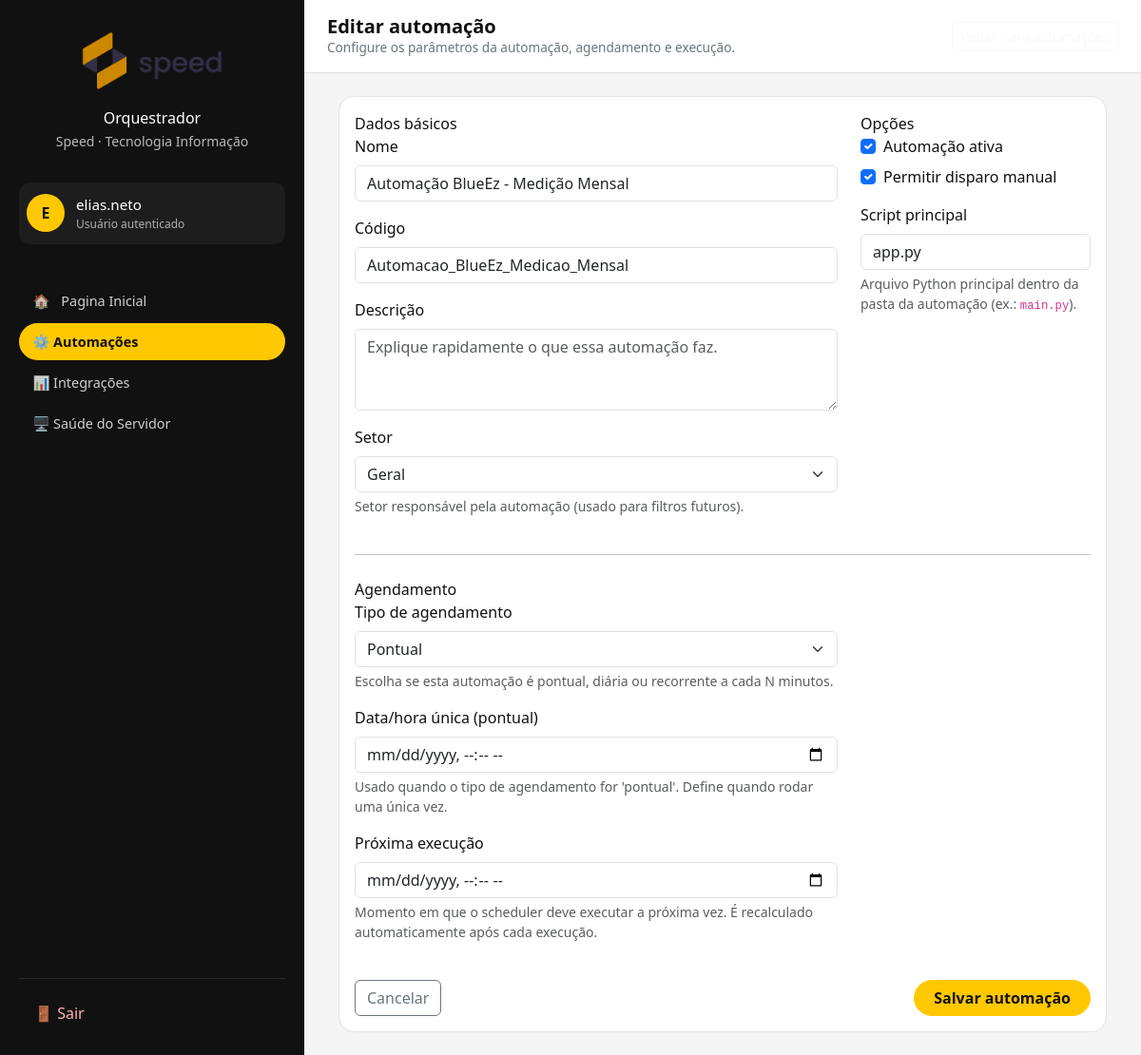
Page /automation/jobs/11/edit/ (signed in) on the committed database.
### automation/models.py (models this page shows, shortened)
class AutomationJob(models.Model):
    class ScheduleType(models.TextChoices):
        ONCE        = "once",        "Pontual"
        DAILY       = "daily",       "Diário"
        MULTI_DAILY = "multi_daily", "Diário – vários horários"
        INTERVAL    = "interval",    "A cada N minutos"
    class Sector(models.TextChoices):
        GERAL = "geral", "Geral"
        FINANCEIRO = "financeiro", "Financeiro"
        COMERCIAL = "comercial", "Comercial"
        TI = "ti", "TI"
    name = models.CharField("Nome da automação", max_length=200)
    description = models.TextField(
        "Descrição",
        blank=True,
        help_text="Explicação rápida do que essa automação faz (aparece só na interface).",
    )
    code = models.SlugField(
        "Código interno",
        max_length=100,
        unique=True,
        help_text="Identificador curto, sem espaços. Ex: robo_ixc_login_cliente",
    )
    sector = models.CharField(
       "Setor",
        max_length=50,
        choices=Sector.choices,
        default=Sector.GERAL,
        help_text="Setor responsável pela automação (usado para filtros futuros).",
    )
    external_main_script = models.CharField(
        "Arquivo principal (Python)",
        max_length=200,
        default="main.py",
        help_text="Ex: main.py, app.py – arquivo dentro da pasta da automação.",
    )
    is_active = models.BooleanField("Ativa", default=True)
    allow_manual = models.BooleanField("Permite disparo manual", default=True)
    schedule_type = models.CharField(
        "Tipo de agendamento",
        max_length=20,
        choices=ScheduleType.choices,
        default=ScheduleType.ONCE,
    )
    one_off_run_at = models.DateTimeField(
        "Data/hora (pontual)",
        null=True,
        blank=True,
    )
    daily_time = models.TimeField(
        "Horário diário",
        null=True,
        blank=True,
    )
    multi_daily_times = models.CharField(
        "Horários diários (lista)",
        max_length=200,
        blank=True,
        help_text="Horários HH:MM separados por vírgula. Ex.: 08:00, 13:00, 18:00",
    )
    interval_minutes = models.PositiveIntegerField(
        "Intervalo (minutos)",
        null=True,
        blank=True,
        help_text="Usado quando o agendamento for 'a cada N minutos'.",
    )
    next_run_at = models.DateTimeField(
        "Próxima execução",
        null=True,
        blank=True,
    )
    created_at = models.DateTimeField("Criado em", auto_now_add=True)
    updated_at = models.DateTimeField("Atualizado em", auto_now=True)
    class Meta:
        ordering = ["name"]
        verbose_name = "Automação"
        verbose_name_plural = "Automações"

### automation/views.py (the view, shortened to what this page needs)
# urls.py: path("jobs/<int:pk>/edit/", AutomationJobUpdateView.as_view(), name="job_update"),
class AutomationJobUpdateView(LoginRequiredMixin, UpdateView):
    model = AutomationJob
    form_class = AutomationJobForm
    template_name = "automation/job_form.html"
    success_url = reverse_lazy("automation:job_list")

### automation/templates/automation/job_form.html (shortened to what this page needs)
{% extends "base.html" %}
{% block header_title %}
  {% if object %}
    Editar automação
  {% else %}
    Nova automação
  {% endif %}
{% endblock %}
{% block header_subtitle %}
  Configure os parâmetros da automação, agendamento e execução.
{% endblock %}
{% block header_actions %}
  <a href="{% url 'automation:job_list' %}" class="btn btn-outline-light btn-sm">
  </a>
{% endblock %}
{% block content %}
<div class="container-fluid">
  <div class="card module-card">
    <div class="card-body">
      <form method="post" novalidate>
        <div class="row">
          <div class="col-md-8">
            <div class="form-section-title">Dados básicos</div>
            <div class="mb-3">
              <label class="form-label" for="{{ form.name.id_for_label }}">Nome</label>
              {{ form.name }}
            </div>
            <div class="mb-3">
              <label class="form-label" for="{{ form.code.id_for_label }}">Código</label>
              {{ form.code }}
            </div>
            <div class="mb-3">
              <label class="form-label" for="{{ form.description.id_for_label }}">Descrição</label>
              {{ form.description }}
            </div>
            {% if form.sector %}
              <div class="mb-3">
                <label class="form-label" for="{{ form.sector.id_for_label }}">Setor</label>
                {{ form.sector }}
                {% if form.sector.help_text %}
                  <div class="form-text">{{ form.sector.help_text }}</div>
                {% endif %}
              </div>
            {% endif %}
          </div>
          <div class="col-md-4">
            <div class="form-section-title">Opções</div>
            <div class="form-check mb-2">
              {{ form.is_active }}
              <label class="form-check-label" for="{{ form.is_active.id_for_label }}">
                Automação ativa
              </label>
            </div>
            <div class="form-check mb-3">
              {{ form.allow_manual }}
              <label class="form-check-label" for="{{ form.allow_manual.id_for_label }}">
                Permitir disparo manual
              </label>
            </div>
            {% if form.external_main_script %}
              <div class="mb-3">
                <label class="form-label" for="{{ form.external_main_script.id_for_label }}">
                  Script principal
                </label>
                {{ form.external_main_script }}
                <div class="form-text">
                  Arquivo Python principal dentro da pasta da automação (ex.: <code>main.py</code>).
                </div>
              </div>
            {% endif %}
          </div>
        </div>
        <hr class="my-4">
        <div class="row">
          <div class="col-md-8">
            <div class="form-section-title">Agendamento</div>
            <div class="mb-3">
              <label class="form-label" for="{{ form.schedule_type.id_for_label }}">
                Tipo de agendamento
              </label>
              {{ form.schedule_type }}
              {% if form.schedule_type.help_text %}
                <div class="form-text">{{ form.schedule_type.help_text }}</div>
              {% endif %}
            </div>
            {% if form.one_off_run_at %}
              <div class="mb-3" id="field_one_off_run_at">
                <label class="form-label" for="{{ form.one_off_run_at.id_for_label }}">
                  Data/hora única (pontual)
                </label>
                {{ form.one_off_run_at }}
                {% if form.one_off_run_at.help_text %}
                  <div class="form-text">{{ form.one_off_run_at.help_text }}</div>
                {% endif %}
              </div>
            {% endif %}
            <div class="mb-3">
              <label class="form-label" for="{{ form.next_run_at.id_for_label }}">
                Próxima execução
              </label>
              {{ form.next_run_at }}
              {% if form.next_run_at.help_text %}
                <div class="form-text">{{ form.next_run_at.help_text }}</div>
              {% endif %}
            </div>
          </div>
        </div>
        <div class="mt-4 d-flex justify-content-between">
          <a href="{% url 'automation:job_list' %}" class="btn btn-outline-secondary">
            Cancelar
          </a>
          <button type="submit" class="btn btn-accent">
            Salvar automação
          </button>
        </div>
      </form>
    </div>
  </div>
</div>
{% endblock %}

### templates/base.html (shortened to what this page needs)
{% load static %}
<!DOCTYPE html>
<html lang="pt-br">
<head>
    <link
        href="https://cdn.jsdelivr.net/npm/bootstrap@5.3.3/dist/css/bootstrap.min.css"
        rel="stylesheet"
    />
</head>
<body>
<div class="app-wrapper">
    <aside class="sidebar">
        <div class="sidebar-brand">
            <div class="sidebar-logo">
                <img src="{% static 'img/Speed_v02-02.png' %}" alt="Orquestrador" style="max-width: 100%; max-height: 100%;">
            </div>
            <div>
                <a class="nav-link active" href="{% url 'core:home' %}">
                <p class="sidebar-brand-title mb-0">Orquestrador</p>
                <small style="opacity: 0.7;">Speed · Tecnologia Informação</small>
                </a>
            </div>
        </div>
        <div class="sidebar-user">
            <div class="sidebar-avatar">
                {% if request.user.is_authenticated %}
                    {{ request.user.username|first|upper }}
                {% else %}
                    ?
                {% endif %}
            </div>
            <div>
                <p class="sidebar-user-name">
                    {% if request.user.is_authenticated %}
                        {{ request.user.get_full_name|default:request.user.username }}
                    {% else %}
                        Visitante
                    {% endif %}
                </p>
                <p class="sidebar-user-role mb-0">
                    {% if request.user.is_authenticated %}
                        Usuário autenticado
                    {% else %}
                        Não autenticado
                    {% endif %}
                </p>
            </div>
        </div>
        <nav class="sidebar-nav">
            {% with url_name=request.resolver_match.url_name app_name=request.resolver_match.app_name %}
            <ul class="nav flex-column">
                <li class="nav-item">
                    <a
                        class="nav-link {% if app_name == 'core' and url_name == 'home' %}active{% endif %}"
                        href="{% url 'core:home' %}"
                    >
                        <span class="me-1">🏠</span>
                        Pagina Inicial
                    </a>
                </li>
                <li class="nav-item">
                    <a
                        class="nav-link {% if app_name == 'automation' %}active{% endif %}"
                        href="{% url 'automation:job_list' %}"
                    >
                        ⚙️ Automações
                    </a>
                </li>
                <li class="nav-item">
                    <a
                        class="nav-link {% if app_name == 'integrations' %}active{% endif %}"
                        href="#"
                    >
                        📊 Integrações
                    </a>
                </li>
                <li class="nav-item">
                    <a
                        class="nav-link {% if app_name == 'monitorServer' and url_name == 'system_health' %}active{% endif %}"
                        href="{% url 'monitorServer:system_health' %}"
                    >
                        🖥️ Saúde do Servidor
                    </a>
                </li>
            </ul>
            {% endwith %}
        </nav>
        <div class="sidebar-footer">
            <ul class="nav flex-column">
                {% if request.user.is_authenticated %}
                    <li class="nav-item">
                        <a class="nav-link" href="{% url 'accounts:logout' %}">
                            🚪 Sair
                        </a>
                    </li>
                {% else %}
                    <li class="nav-item">
                        <a class="nav-link" href="{% url 'accounts:login' %}">
                            🔐 Entrar
                        </a>
                    </li>
                {% endif %}
            </ul>
        </div>
    </aside>
    <div class="main-content">
        <header class="main-header">
            <div>
                <h1 class="main-header-title">
                    {% block header_title %}Dashboard{% endblock %}
                </h1>
                <p class="main-header-subtitle">
                    {% block header_subtitle %}Visão geral dos módulos do Orquestrador.{% endblock %}
                </p>
            </div>
            <div>
                {% block header_actions %}{% endblock %}
            </div>
        </header>
        <main class="content-wrapper">
            {% block content %}{% endblock %}
        </main>
    </div>
</div>
</body>
</html>

### templates/base.html (style rules this page uses)
:root { --color-bg: #f5f5f5; --color-sidebar-bg: #111111; --color-accent: #ffc800; --color-accent-soft: #ffec99; --color-text: #111111; --color-muted: #6c757d; }
body { margin: 0; font-family: system-ui, -apple-system, BlinkMacSystemFont, "Segoe UI", sans-serif; background-color: var(--color-bg); color: var(--color-text); }
.app-wrapper { min-height: 100vh; display: flex; }
.sidebar { flex: 0 0 320px; background: var(--color-sidebar-bg); color: #ffffff; display: flex; flex-direction: column; padding: 1.5rem 1.25rem; }
.sidebar-brand { display: flex; flex-direction: column; align-items: flex-start; gap: 0.5rem; margin-bottom: 2rem; }
.sidebar-logo { width: 160px; height: 80px; border-radius: 8px; display: flex; align-items: center; justify-content: center; overflow: hidden; }
.sidebar-logo img { max-width: 100%; max-height: 100%; display: block; }
.sidebar-brand { display: flex; flex-direction: column; align-items: center; gap: 0.5rem; margin-bottom: 2rem; text-align: center; }
.sidebar-user { display: flex; align-items: center; gap: 0.75rem; padding: 0.75rem 0.5rem; border-radius: 12px; background: rgba(255, 255, 255, 0.05); margin-bottom: 1.5rem; }
.sidebar-avatar { width: 40px; height: 40px; border-radius: 50%; background: var(--color-accent); color: var(--color-sidebar-bg); display: flex; align-items: center; justify-content: center; font-weight: 700; }
.sidebar-user-name { font-size: 0.95rem; margin: 0; }
.sidebar-user-role { font-size: 0.75rem; color: rgba(255, 255, 255, 0.65); }
.sidebar-nav { flex: 1; margin-top: 1rem; }
.sidebar-nav .nav-link { color: rgba(255, 255, 255, 0.8); font-size: 0.9rem; border-radius: 999px; padding: 0.55rem 0.9rem; margin-bottom: 0.25rem; display: flex; align-items: center; gap: 0.5rem; }
.sidebar-nav .nav-link.active { background: var(--color-accent); color: var(--color-sidebar-bg); font-weight: 600; }
.sidebar-footer { margin-top: 1.5rem; border-top: 1px solid rgba(255, 255, 255, 0.1); padding-top: 1rem; }
.sidebar-footer .nav-link { color: #ffb3b3; }
.main-content { flex: 1; background: var(--color-bg); display: flex; flex-direction: column; }
.main-header { padding: 1rem 1.5rem; border-bottom: 1px solid #e0e0e0; display: flex; align-items: center; justify-content: space-between; background: #ffffff; }
.main-header-title { font-size: 1.25rem; font-weight: 600; margin: 0; }
.main-header-subtitle { font-size: 0.85rem; color: var(--color-muted); margin: 0; }
.btn-accent { background: var(--color-accent); border-color: var(--color-accent); color: var(--color-sidebar-bg); font-weight: 600; border-radius: 999px; padding-inline: 1.25rem; }
.content-wrapper { flex: 1; padding: 1.5rem; }
.module-card { border-radius: 16px; border: 1px solid #e3e3e3; transition: transform 0.15s ease, box-shadow 0.15s ease, border-color 0.15s ease; cursor: pointer; text-decoration: none; color: inherit; }

### rows in the picture
AutomationJob: name "Automação BlueEz - Medição Mensal", code "Automacao_BlueEz_Medicao_Mensal", sector "Geral", is_active "☑", allow_manual "☑", external_main_script "app.py", schedule_type "Pontual"

### other values in the picture
{{ request.user.username|first|upper }} "E"
{{ request.user.get_full_name|default:request.user.username }} "elias.neto"
